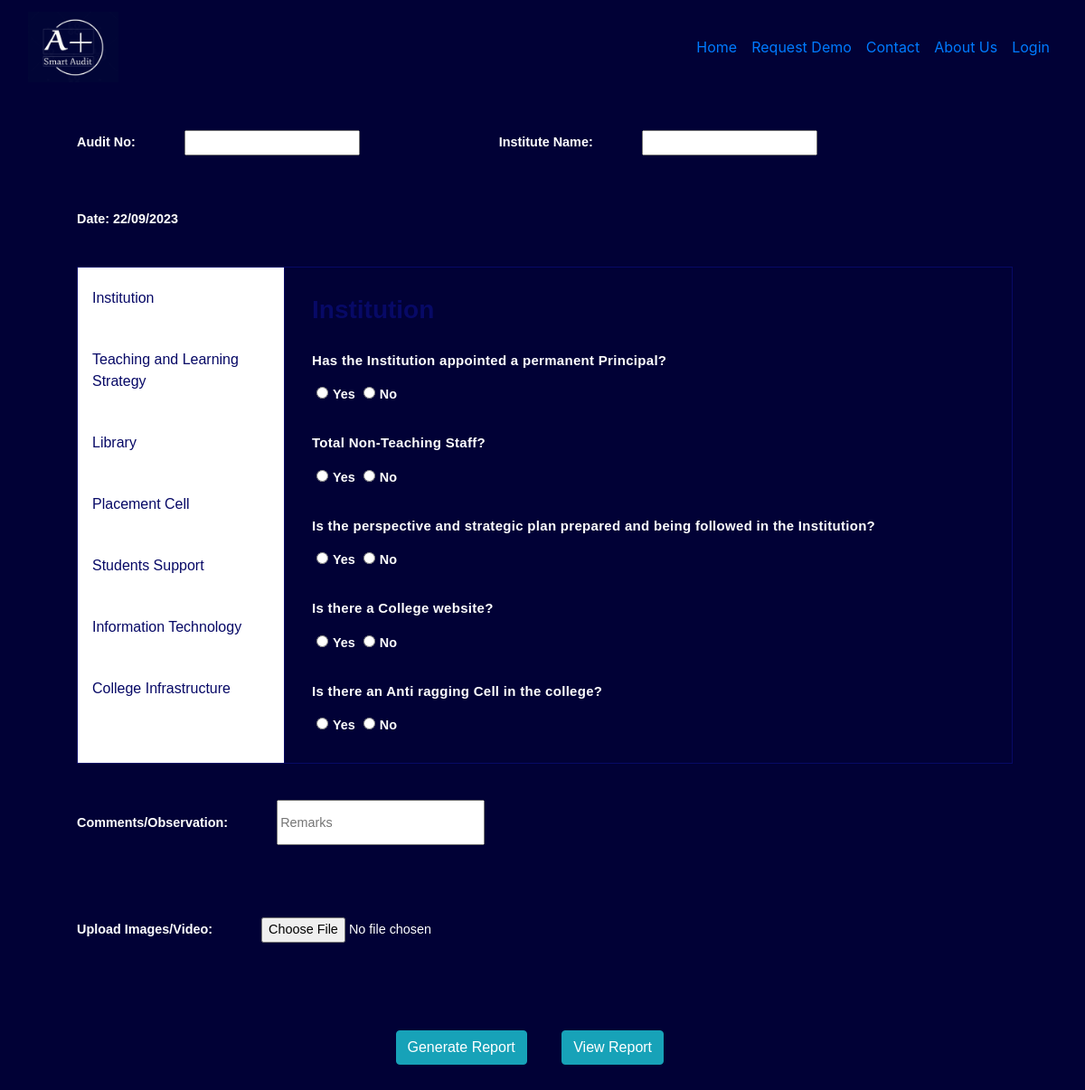
The app's page /Educational.php with its own data.
### tables this page shows
CREATE TABLE `questionnaire` (
  `question_id` int(11) NOT NULL,
  `question_description` text NOT NULL,
  `department_id` int(11) NOT NULL DEFAULT 1,
  `industry` varchar(40) NOT NULL DEFAULT 'MANAFACTURING'
);

### Educational.php (the view, shortened to what this page needs)
<!DOCTYPE html>
<html lang="en">
<head>
    <link
      rel="stylesheet"
      href="https://cdn.jsdelivr.net/npm/bootstrap@4.6.0/dist/css/bootstrap.min.css"
    />
    <link rel="stylesheet" href="css/hospital.css" />
</head>
<body style="background-color:rgb(1, 1, 54); color:white">
<div class="container-fluid">
      <nav class="navbar navbar-expand-lg">
        <a class="navbar-brand" href="#"><img src="images/ll.png" alt="AuditPlus" hight="100" width="100">
        </a>
        <div class="collapse navbar-collapse" id="navbarSupportedContent">
          <ul class="navbar-nav ml-auto">
             <li class="nav-item">
              <a class="nav-link" href="Home.html">Home</a>
            </li>
             <li class="nav-item">
              <a class="nav-link" href="ReqDemo.php">Request Demo</a>
            </li>
            <li class="nav-item">
              <a class="nav-link" href="contact.html">Contact</a>
            </li>
            <li class="nav-item">
              <a class="nav-link" href="about.html">About Us</a>
            </li>
            <li class="nav-item">
              <a class="nav-link" href="login2.php">Login</a>
            </li>
          </ul>
        </div>
      </nav>
<form class="sector-details" formaction = "hospital.php" method="POST" autocomplete = "off">
    <label class="auditdetails" for="auditNo">Audit No:
        <input class="auditdetails" type="text" id="auditNo" name = "audit"></label>
    <label class="auditdetails" for="hospitalName">Institute Name:
        <input class="auditdetails" type="text" id="hospitalName" name="hospitalname" value="" required></label>
    <label class="auditdetails" for="date">Date:  <?php echo date("d/m/Y"); ?>
        </label>
<br><br>
<div class="tabs" style="background-color:white">
  <button data-toggle="tab" class="tab" onclick="tabs.show('Institution')">Institution</button>
  <button data-toggle="tab" class="tab" onclick="tabs.show('Teaching and Learning Strategy')">Teaching and Learning Strategy</button>
  <button data-toggle="tab" class="tab" onclick="tabs.show('Library')">Library</button>
  <button data-toggle="tab" class="tab" onclick="tabs.show('Placement Cell')">Placement Cell</button>
  <button data-toggle="tab" class="tab" onclick="tabs.show('Students Support')">Students Support</button>
  <button data-toggle="tab" class="tab" onclick="tabs.show('Information Technology')">Information Technology</button>
  <button data-toggle="tab" class="tab" onclick="tabs.show('College Infrastructure')">College Infrastructure</button>
</div>
<div id="Institution" class="tabcontent">
        <h3>Institution</h3>
    <?php
$server = "localhost: 3306";
$username = "root";
$password = "";
$database = "auditplus";
        $con = mysqli_connect($server, $username, $password, $database);
        $sql = "SELECT * FROM questionnaire WHERE question_id >= 160 AND question_id <= 168";
        $data = mysqli_query($con, $sql);
        $total = mysqli_num_rows($data);
        $val = 0;
        if($total>0)
        {
            while($result = mysqli_fetch_assoc($data))
            {
                echo "<p>" . $result['question_description']. "</p>";
                $val += 1;
                echo "<label for='yes'><input type='radio' style='margin:0px 5px 30px;' name='$val'  id = 'yes' value = 'Y'>Yes</label>
                    <label for='no'><input type='radio' style='margin:0px 5px 30px' name='$val' id = 'no' value = 'N'>No</label>";
            }
        }
        else
        {
            echo "No queries fetched";
        }
?>
    </div>
    <label class="auditdetails" for="comments">Comments/Observation:
        <input  style="height: 50px; width: 230px" class="auditdetails" type="text" id="comments" name="comments" placeholder="Remarks">
    </label>
    <label class="auditdetails" for="media">Upload Images/Video:
        <input class="auditdetails" type="file" id="media" name="upload" value="">
    </label><br>
    <button style="margin-left:35%;" name="Generate" class="btn submitbtn btn-info" type="submit">Generate Report</button>
    <button style="margin-left:3%;"name="View" class="btn submitbtn btn-info" type="button" onclick="location.href='ViewRepore.php'">View Report</button>
</form>
</body>
</html>

### css/hospital.css (style rules this page uses)
* { box-sizing: border-box; }
.tabs { float: left; border: 1px solid rgb(7, 9, 102); background-color: #c3e9ee; width: 20%; height: 550px; margin-left: 50px; overflow: auto; }
.sector-details { font-size: 0.9rem; font-family: Arial, Helvetica, sans-serif; font-weight: 700; margin-left: 20px; }
.auditdetails { margin: 20px 50px; }
.tabs button { display: block; background-color: inherit; color: rgb(7, 9, 102); font-size: 1rem; padding: 22px 16px; width: 100%; border: none; outline: none; text-align: left; cursor: pointer; transition: 0.3s; }
.tabcontent { float: left; padding: 30px 30px; border: 1px solid rgb(7, 9, 102); width: 70%; border-left: none; height: 550px; display: none; overflow: auto; }
.tabcontent h3 { color: rgb(7, 9, 102); font-family: Arial, Helvetica, sans-serif; padding-bottom: 20px; font-weight: bold; }
.tabcontent p { font-size: 15px; letter-spacing: 0.3px; }
.submitbtn { display: inline-block; margin: 5% 0; }

### records on screen
questionnaire: question_description "Has the Institution appointed a permanent Principal?"
questionnaire: question_description "Total Non-Teaching Staff?"
questionnaire: question_description "Is the perspective and strategic plan prepared and being followed in the Institution?"
questionnaire: question_description "Is there a College website?"
questionnaire: question_description "Is there an Anti ragging Cell in the college?"
